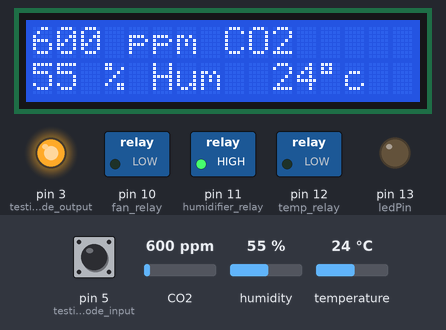
A sketch run on a simulated Arduino Uno, built with avr-gcc and run on an emulated ATmega328P. Shown: 16×2 character LCD, switched loads named in the sketch (green lamp = pin HIGH), output pins drawn as LEDs (lit = HIGH). The inputs (shaded band) are chosen by the test bench; at power-on: CO2 600 ppm, humidity 55 %, temperature 24 °C, pin 5 (testing_mode_input) LOW. What the sketch prints to the serial monitor is not drawn.

Above: at 6.2 s.
6.3 s: CO2 set to 798 ppm
At 7.8 s:
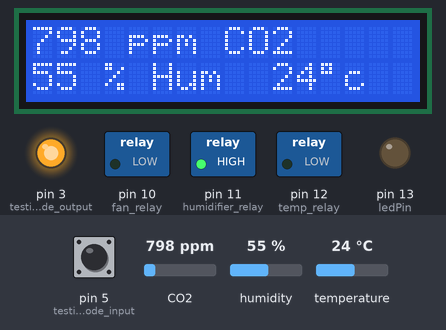
8.7 s: CO2 set to 835 ppm
At 10.0 s:
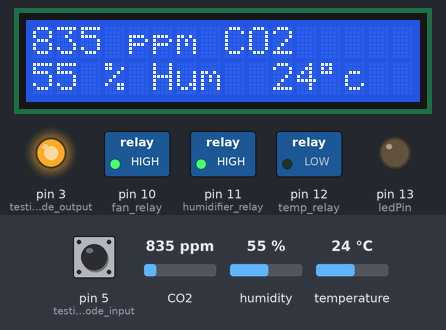
10.9 s: humidity set to 80 %
At 12.5 s:
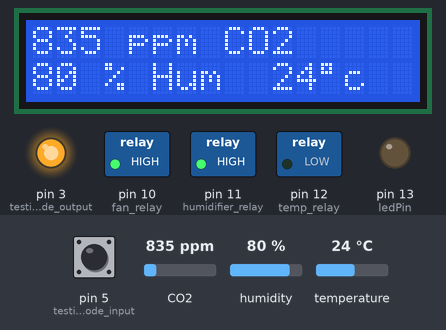
13.1 s: humidity set to 83 %
At 14.7 s:
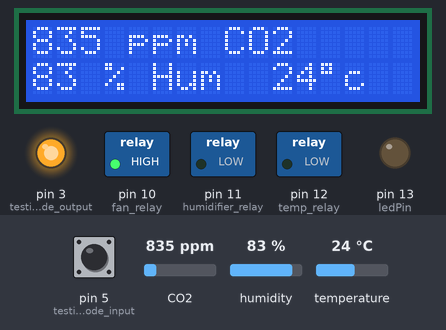
15.3 s: temperature set to 22.7 °C
At 17.0 s:
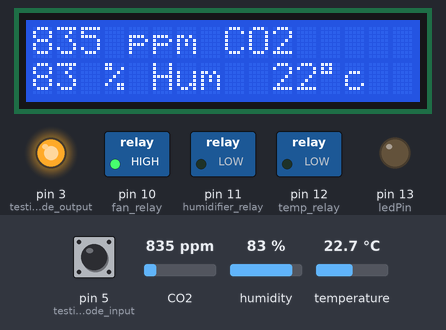
17.5 s: temperature set to 21.4 °C
At 19.2 s:
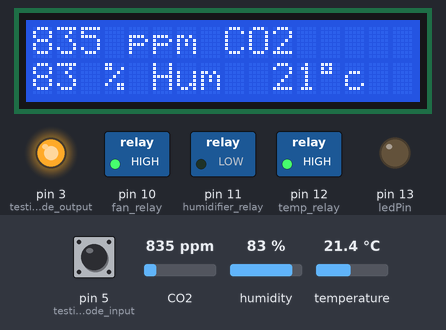
Timing chart, 0 to 20.7 s (numbered marks = the images above; inputs shaded):
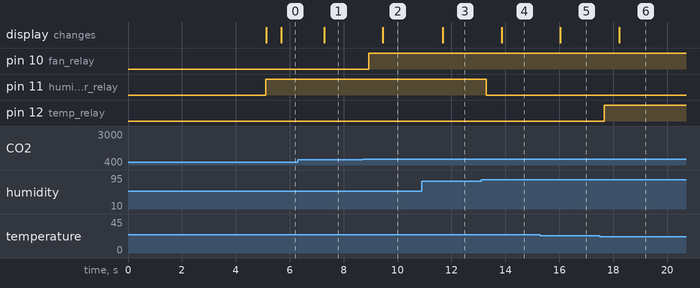

Measured:
- the behaviour switches between 816 and 817 ppm on CO2 (found by bisection; images 1 and 2)
- the behaviour switches between 81 and 82 % on humidity (found by bisection; images 3 and 4)
- the behaviour switches between 22 and 21.9 °C on temperature (found by bisection; images 5 and 6)
- after the input at 6.3 s, the display: changes after 0.97 s (image 1)
- after the input at 8.7 s, pin 10 (fan_relay): LOW → HIGH after 0.24 s; the display: changes after 0.76 s (image 2)
- after the input at 10.9 s, the display: changes after 0.78 s (image 3)
- after the input at 13.1 s, pin 11 (humidifier_relay): HIGH → LOW after 0.20 s; the display: changes after 0.76 s (image 4)
- after the input at 15.3 s, the display: changes after 0.74 s (image 5)
- after the input at 17.5 s, pin 12 (temp_relay): LOW → HIGH after 0.16 s; the display: changes after 0.73 s (image 6)

The sketch:

monotub_complete_v3_lcd_display_test.ino
```cpp
#include <Wire.h>
#include <Arduino.h>
#include "SparkFun_SCD30_Arduino_Library.h" //
#include "DFRobot_LCD.h"
SCD30 airSensor; // include SCD30 sensor

// controller modes
int controller_in_auto_mode = LOW;
int controller_in_sensor_mode = LOW;
int controller_in_test_mode = LOW;
int current_controller_mode = LOW;

// Variables
int fan_state = LOW; // fan state.
int humidifier_state = LOW; // humidifier state.
int temp_state = LOW; // temp controller state.

//LCD display
DFRobot_LCD lcd(16, 2); //16 characters and 2 lines of show
String LCD_fan_mode = "Off";
String LCD_humidifier_mode = "Off";
String LCD_temp_mode = "Off";

// test mode
int test_mode_state = LOW;

// Time Variables
unsigned long sensor_previousMillis = 0; //time since last reading.
unsigned long fan_previousMillis = 0; //Fan ON/OFF interval timer.
unsigned long humidifier_previousMillis = 0; //humidifier ON/OFF interval timer.
unsigned long temp_previousMillis = 0; //temp ON/OFF interval timer.

//sensor variables
const int sensor_fail_Time = 10000; //after 10 seconds sensor is deamed in fail state

// Auto mode Variables
const long fan_on_interval = 5000; //Co2 fan to turn on for 5 secs.
const long fan_off_interval = 100000; //Co2 fan to turn on for 10 mins.
const long humidifier_on_interval = 10000; //humidifier to turn on for 10 secs.
const long humidifier_off_interval = 300000; //humidifier to turn on for 30 mins.
const long temp_on_interval = 10000; //Temperture controller to turn on for 10 secs.
const long temp_off_interval = 60000; //Temperture controller to turn off for 60 secs.

//Digital Input variables
const int testing_mode_input =5; // bridge input to start testing mode with potentiometer

// Analog Input Variables
int co2_potiometer = A0; // Analog input pin 0 for Co2 potentiometer
int humidity_potiometer = A1; // Analog input pin 1 for humidity potentiometer
int temp_potiometer = A2; // Analog input pin 2 for temperature potentiometer

//Digital Output variables
const int fan_relay = 10; // digital output for co2 fan relay
const int humidifier_relay = 11; // digital output for humidifier relay
const int temp_relay = 12; // digital output for Temperture controller relay
const int testing_mode_output = 3; //testing pin to supply 5DC for testing pin input.
const int ledPin = LED_BUILTIN;

//Co2 Variables
int co2_setpoint = 800; // set point for Co2 to be 800 ppm
float co2_deviation_percentage = .02; //a setpoint divation of 2%
int co2_upper_range = (co2_setpoint + (co2_setpoint*co2_deviation_percentage)); // calculated co2 upper range
int co2_lower_range = (co2_setpoint - (co2_setpoint*co2_deviation_percentage)); // calculated co2 lower range
int co2_current = 0; //co2 current reading

//Humidity Variables
int humidity_setpoint = 80; // set point for humidity to be 80%
float humidity_deviation_percentage = .02; //a humidity setpoint divation of 2%
int humidity_upper_range = (humidity_setpoint + (humidity_setpoint*humidity_deviation_percentage)); // calculated humidity upper range
int humidity_lower_range = (humidity_setpoint - (humidity_setpoint*humidity_deviation_percentage)); // calculated humidity upper range
int humidity_current = 0; //humidity current reading

//Temperature Variables
int temp_setpoint = 25; // set point for Temperture controller to be 25 degress
float temp_deviation_percentage = .10; //a Temperture controller setpoint divation of 10%
int temp_upper_range = (temp_setpoint + (temp_setpoint*temp_deviation_percentage)); // calculated Temperture controller upper range
int temp_lower_range = (temp_setpoint - (temp_setpoint*temp_deviation_percentage)); // calculated Temperture controller upper range
int temp_current = 0; //Temperture controller current reading


void setup()
{
  lcd.init(); // start up LCD Display
  lcd.print("STARTING MONOTUB CONTROLLER");
  Serial.begin(115200); // start up serial monitor in 115200 buadrate
  Serial.println("STARTING MONOTUB CONTROLLER"); // print startup line.
  Wire.begin(); // begin wire communication

  // set the digital pin inputs.
  pinMode(testing_mode_input, INPUT); // secifiy testing input

  // set the digital pin as output:
  pinMode(ledPin, OUTPUT); // secify Arduino borads LED as output
  pinMode(fan_relay, OUTPUT); // secify digital output for co2 fan relay
  digitalWrite(fan_relay, LOW);
  pinMode(humidifier_relay, OUTPUT); // secify digital output for humidifier fan relay
  digitalWrite(humidifier_relay, LOW);
  pinMode(temp_relay, OUTPUT); // secify digital output for tempeurture controler relay
  digitalWrite(temp_relay, LOW);
  pinMode(testing_mode_output, OUTPUT); // secify digital output to power testing input

  // set testing digital output high:
  digitalWrite(testing_mode_output, HIGH); // turn on testing output.

  //test if sensor is working correctly
  if (airSensor.begin() == false) // verifies if communication with SCD30 sensor isn't respoding.
  {
    lcd.clear();
    lcd.setCursor(0, 0);
    lcd.print("FAULT----SCD30 sensor not detected.");
    lcd.command(0x18);
    Serial.println("FAULT----SCD30 sensor not detected. Please check wiring. "); // serial montior to display fault
    //delay(10000) // redudent code
    ;
  }
  delay(5000);
}

void loop()
{
  unsigned long sensor_currentMillis = millis();
  test_mode_state = digitalRead(testing_mode_input);
  if (test_mode_state == HIGH)
    sensor_mode();


  else {
    if (airSensor.dataAvailable())
    { sensor_previousMillis = sensor_currentMillis;
      sensor_mode();
    }
    else {
      //Serial.println (sensor_currentMillis - sensor_previousMillis);
      if (sensor_currentMillis - sensor_previousMillis >= sensor_fail_Time)
      {
        auto_mode ();
      }
    }

    delay(00);
  }
}
```

auto_mode.ino
```cpp
void auto_mode () {
  unsigned long auto_currentMillis = millis();
  if (controller_in_auto_mode == LOW)
  {
    lcd.clear();
    controller_in_auto_mode = HIGH;
    controller_in_sensor_mode = LOW;
    controller_in_test_mode = LOW;
  }
  lcd.setCursor(0, 0);
  lcd.write("Fan ");
  lcd.print(LCD_fan_mode);
  lcd.setCursor(0, 1);
  lcd.write("Humidifer ");
  lcd.print(LCD_humidifier_mode);


  Serial.print(auto_currentMillis - fan_previousMillis);
  Serial.print(" ");
  Serial.print(fan_state);
  Serial.print(" ");
  Serial.print(auto_currentMillis - humidifier_previousMillis);
  Serial.print(" ");
  Serial.print(humidifier_state);
  Serial.print(" ");
  Serial.print(auto_currentMillis - temp_previousMillis);
  Serial.print(" ");
  Serial.println(temp_state);
  Serial.println (" ");

  if (fan_state == HIGH)
  {
    if (auto_currentMillis - fan_previousMillis >= fan_on_interval)
    {
      fan_previousMillis = auto_currentMillis;
      if (fan_state == HIGH)
      {
        fan_state = LOW;
        LCD_fan_mode = "OFF";
      }
      digitalWrite(fan_relay, fan_state);
      delay(500);
    }
  }
  if (fan_state == LOW)
  {
    if (auto_currentMillis - fan_previousMillis >= fan_off_interval)
    {
      fan_previousMillis = auto_currentMillis;
      if (fan_state == LOW)
      {
        fan_state = HIGH;
        LCD_fan_mode = "ON ";
      }
      digitalWrite(fan_relay, fan_state);
      delay(500);
    }
  }
  if (humidifier_state == HIGH)
  {
    if (auto_currentMillis - humidifier_previousMillis >= humidifier_on_interval)
    {
      humidifier_previousMillis = auto_currentMillis;
      if (humidifier_state == HIGH)
      {
        humidifier_state = LOW;
        LCD_humidifier_mode = "OFF";
      }
      digitalWrite(humidifier_relay, humidifier_state);
    }
  }
  if (humidifier_state == LOW)
  {
    if (auto_currentMillis - humidifier_previousMillis >= humidifier_off_interval)
    {
      humidifier_previousMillis = auto_currentMillis;
      if (humidifier_state == LOW)
      {
        humidifier_state = HIGH;
        LCD_humidifier_mode = "ON ";
      }
      digitalWrite(humidifier_relay, humidifier_state);
    }
  }
  if (temp_state == HIGH)
  {
    if (auto_currentMillis - temp_previousMillis >= temp_on_interval)
    {
      temp_previousMillis = auto_currentMillis;
      if (temp_state == HIGH)
      {
        temp_state = LOW;
        LCD_temp_mode = "Off";
      }
      digitalWrite(temp_relay, temp_state);
    }
  }
  if (temp_state == LOW)
  {
    if (auto_currentMillis - temp_previousMillis >= temp_off_interval)
    {
      temp_previousMillis = auto_currentMillis;
      if (temp_state == LOW)
      {
        temp_state = HIGH;
        LCD_temp_mode = "On";
      }
      digitalWrite(temp_relay, temp_state);
    }
  }
}
```

sensor_mode.ino
```cpp
void sensor_mode()
{
  if (controller_in_sensor_mode == LOW)
  {
    lcd.clear();
    controller_in_auto_mode = LOW;
    controller_in_sensor_mode = HIGH;
    controller_in_test_mode = LOW;
  }
  lcd.setCursor(0, 0);
  lcd.print(co2_current);
  lcd.write(" ppm CO2  ");

  lcd.setCursor(0, 1);
  lcd.print(humidity_current);
  lcd.write(" % Hum  ");
  lcd.print(temp_current);
  lcd.print((char) 223);
  lcd.write("c ");


  //controlling co2 levels

  co2_current = (airSensor.getCO2()); // read from potetiometer
  if (co2_current > co2_upper_range)// if co2 is MORE than minimum co2 turm fan ON
      {
        if (fan_state == LOW) {
        fan_state = HIGH;
        }
      digitalWrite(fan_relay,fan_state);
      LCD_fan_mode = "On";
      }

  if (co2_current < co2_lower_range)// if co2 is LESS than maximum humidity turm fan OFF
      {
        if (fan_state == HIGH){
        fan_state = LOW;
        }
      digitalWrite(fan_relay,fan_state);
      LCD_fan_mode = "OFF";
      }

  //controlling humidity levels

  humidity_current = (airSensor.getHumidity()); // read from potetiometer
  if (humidity_current < humidity_lower_range)// if humidity is MORE than minimum humidity turm Humidifier ON
      {
        if (humidifier_state == LOW) {
        humidifier_state = HIGH;
        }
      digitalWrite(humidifier_relay,humidifier_state);
      LCD_humidifier_mode = "On";;
      }

  if (humidity_current > humidity_upper_range)// if humidity is LESS than maximum humidity turm Humidifier OFF
      {
        if (humidifier_state == HIGH) {
        humidifier_state = LOW;
        }
      digitalWrite(humidifier_relay,humidifier_state);
      LCD_humidifier_mode = "OFF";
      }

  //controlling temp levels

  temp_current = (airSensor.getTemperature()); // read from potetiometer
  if (temp_current < temp_lower_range)// if temp is MORE than minimum temp turm fan ON
      {
        if (temp_state == LOW) {
        temp_state = HIGH;
        }
      digitalWrite(temp_relay,temp_state);
      LCD_temp_mode = "On";
      }

  if (temp_current > temp_upper_range)// if temp is LESS than maximum temp turm fan OFF
      {
        if (temp_state == HIGH) {
        temp_state = LOW;
        }
      digitalWrite(temp_relay,temp_state);
      LCD_temp_mode = "Off";
      }

  Serial.print (LCD_fan_mode);
  Serial.print (" ");
  Serial.print (co2_current);
  Serial.print (" current co2 ppm.");
  Serial.print (" ");
  Serial.print (co2_setpoint);
  Serial.print (" co2 setpoint.");
  Serial.print (" ");
  Serial.print (co2_lower_range);
  Serial.print (" co2 lower range.");
  Serial.print (" ");
  Serial.print (co2_upper_range);
  Serial.println (" co2 upper range.");

  Serial.print (LCD_humidifier_mode);
  Serial.print (" ");
  Serial.print (humidity_current);
  Serial.print (" current humidity %.");
  Serial.print (" ");
  Serial.print (humidity_setpoint);
  Serial.print (" humidity setpoint.");
  Serial.print (" ");
  Serial.print (humidity_lower_range);
  Serial.print (" humidity lower range.");
  Serial.print (" ");
  Serial.print (humidity_upper_range);
  Serial.println (" co2 upper range.");

  Serial.print (LCD_temp_mode);
  Serial.print (" ");
  Serial.print (temp_current);
  Serial.print (" current temp c.");
  Serial.print (" ");
  Serial.print (temp_setpoint);
  Serial.print (" temp setpoint.");
  Serial.print (" ");
  Serial.print (temp_lower_range);
  Serial.print (" temp lower range.");
  Serial.print (" ");
  Serial.print (temp_upper_range);
  Serial.println (" co2 upper range.");

  Serial.println();


delay(500);
}
```

test_mode.ino
```cpp
void test_mode()
{
  //controlling co2 levels

  co2_current = analogRead(co2_potiometer); // read from potetiometer
  if (co2_current < co2_lower_range)// if co2 is MORE than minimum co2 turm fan ON
      {
        if (fan_state == HIGH) {
        fan_state = LOW;
        }
      digitalWrite(fan_relay,fan_state);
      }

  if (co2_current > co2_upper_range)// if co2 is LESS than maximum humidity turm fan OFF
      {
        if (fan_state == LOW){
        fan_state = HIGH;
        }
      digitalWrite(fan_relay,fan_state);
      }

  //controlling humidity levels

  humidity_current = analogRead(humidity_potiometer); // read from potetiometer
  if (humidity_current> humidity_lower_range)// if humidity is MORE than minimum humidity turm fan ON
      {
        if (humidifier_state == HIGH) {
        humidifier_state = LOW;
        }
      digitalWrite(humidifier_relay,humidifier_state);
      }

  if (humidity_current< humidity_upper_range)// if humidity is LESS than maximum humidity turm fan OFF
      {
        if (humidifier_state == LOW) {
        humidifier_state = HIGH;
        }
      digitalWrite(humidifier_relay,humidifier_state);
      }

  //controlling temp levels

  temp_current = analogRead(temp_potiometer); // read from potetiometer
  if (temp_current > temp_lower_range)// if temp is MORE than minimum temp turm fan ON
      {
        if (temp_state == HIGH) {
        temp_state = LOW;
        }
      digitalWrite(temp_relay,temp_state);
      }

  if (temp_current < temp_upper_range)// if temp is LESS than maximum temp turm fan OFF
      {
        if (temp_state == LOW) {
        temp_state = HIGH;
        }
      digitalWrite(temp_relay,temp_state);
      }

  Serial.print (fan_state);
  Serial.print (" ");
  Serial.print (co2_current);
  Serial.print (" current co2 ppm.");
  Serial.print (" ");
  Serial.print (co2_setpoint);
  Serial.print (" co2 setpoint.");
  Serial.print (" ");
  Serial.print (co2_lower_range);
  Serial.print (" co2 lower range.");
  Serial.print (" ");
  Serial.print (co2_upper_range);
  Serial.println (" co2 upper range.");

  Serial.print (humidifier_state);
  Serial.print (" ");
  Serial.print (humidity_current);
  Serial.print (" current humidity ppm.");
  Serial.print (" ");
  Serial.print (humidity_setpoint);
  Serial.print (" humidity setpoint.");
  Serial.print (" ");
  Serial.print (humidity_lower_range);
  Serial.print (" humidity lower range.");
  Serial.print (" ");
  Serial.print (humidity_upper_range);
  Serial.println (" co2 upper range.");

  Serial.print (temp_state);
  Serial.print (" ");
  Serial.print (temp_current);
  Serial.print (" current temp ppm.");
  Serial.print (" ");
  Serial.print (temp_setpoint);
  Serial.print (" temp setpoint.");
  Serial.print (" ");
  Serial.print (temp_lower_range);
  Serial.print (" temp lower range.");
  Serial.print (" ");
  Serial.print (temp_upper_range);
  Serial.println (" co2 upper range.");

  Serial.println();

delay(500);
}
```
